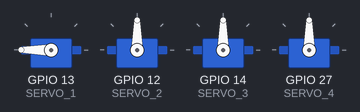
A sketch run on a simulated ESP32. On the bench: 4 × servo.

Above: at 0.05 s.
At 1.0 s:
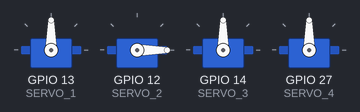
At 2.0 s:
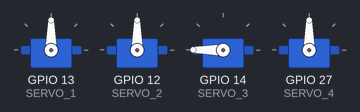
At 3.0 s:
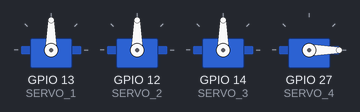
At 4.0 s:
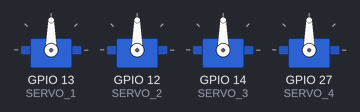
Timing chart, 0 to 5.2 s (numbered marks = the images above):
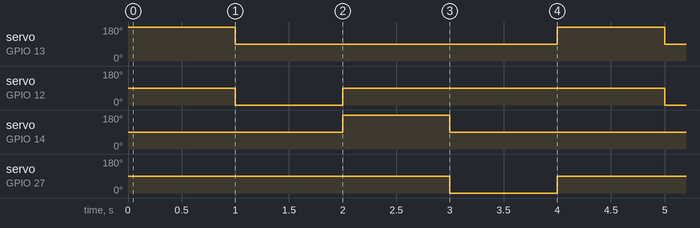

Measured:
- by itself, servo on GPIO 13 (SERVO_1), servo on GPIO 14 (SERVO_3): alternates 180° for 1.0 s and 90° for 3.0 s
- by itself, servo on GPIO 12 (SERVO_2), servo on GPIO 27 (SERVO_4): alternates 90° for 3.0 s and 0° for 1.0 s

The sketch:

ESP32_360servo.ino
```cpp
/*
 * Boards: ESP32-WROOM-DA Module
 * Library: ESP32Servo
 * 내용 : ESP32 보드를 이용하여 360서보모터 4개를 별도로 제어하는 코드 작성
*/

#include <ESP32Servo.h>

#define SERVO_1     13
#define SERVO_2     12
#define SERVO_3     14
#define SERVO_4     27

#define PEN         15
#define SENSOR      4

Servo servo1, servo2, servo3, servo4;

void setup() {
  servo1.attach(SERVO_1);
  servo2.attach(SERVO_2);
  servo3.attach(SERVO_3);
  servo4.attach(SERVO_4);
}

void loop() {
  servo1.write(180);
  delay(1000);
  servo1.write(90);
  servo2.write(0);
  delay(1000);
  servo2.write(90);
  servo3.write(180);
  delay(1000);
  servo3.write(90);
  servo4.write(0);
  delay(1000);
  servo4.write(90);
}
```
